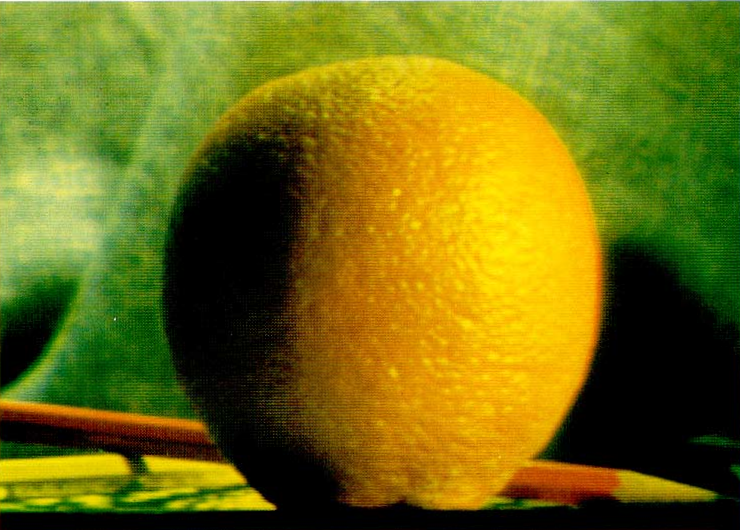
//> input picture Multiband_blending/burt_orange.png, 740 x 530 px
$ ./VisionOpenCVHW1   (built with g++ and OpenCV 4)
//> lines starting //> are read from the running program, lines starting //| are printed output that depends on the picture; after the words box and inside, x2 and y2 are one past the last pixel; in counts of white or black regions, pixels touching at a corner belong together
// VisionOpenCVHW1.cpp : 이 파일에는 'main' 함수가 포함됩니다. 거기서 프로그램 실행이 시작되고 종료됩니다.
//

#include <opencv2/highgui.hpp>
#include <opencv2/imgproc.hpp>
#include <opencv2/core.hpp>
#include <vector>
#include <math.h>

using namespace cv;
using namespace std;
//burt_mask.png
const int PYR_LEVEL = 10;
vector<Mat> buildGaussianPyramid(const Mat &src) {
    vector<Mat> GaussianPyramid(PYR_LEVEL);
    GaussianPyramid[0] = src;
    for (auto i = 1; i < PYR_LEVEL; i++) {
        pyrDown(GaussianPyramid[i-1], GaussianPyramid[i]);
    }
    return GaussianPyramid;
}
// [10 lines of commented-out code are left out]
vector<Mat> buildLaplacianPyramid(const Mat& src) {
    vector<Mat> Pyramid(PYR_LEVEL);
    Pyramid[0] = src;
    for (auto i = 1; i < PYR_LEVEL; i++) {
        Mat temp;
        pyrDown(Pyramid[i-1], Pyramid[i]);  //가우시안 블러 하고 이미지 줄이기
        pyrUp(Pyramid[i], temp, Pyramid[i - 1].size() ); // 키우고 원본(src)에서 뺸다,,,?
        Pyramid[i-1] -= temp; // 원래 소스에서 빼는과정
    }
    return Pyramid;
}

Mat reconstruct(const std::vector<Mat>& Pyramid){  //피라미드로 나뉜 이미지를 합쳐서 원본으로 만듬
    Mat Out=Pyramid.back(); // 제일 낮은부분부터 더해서 올라감
    //끝에잇는거부터 두배 키워서 더하고 , 또 두배키워서 더하고,,,
    for (int i = int(Pyramid.size()) - 2;  i >= 0; i--) {
        pyrUp(Out, Out, Pyramid[i].size());
        Out += Pyramid[i];
    }
    return Out;
}

int main(int argc, const char *argv[])
{
    Mat orange = imread("D:/burt_orange.png");
//> orange is the input picture: 530 rows x 740 cols, CV_8UC3; mean B, G, R 17.5, 109.8, 113.1
    Mat mask = imread("D:/burt_mask.png");
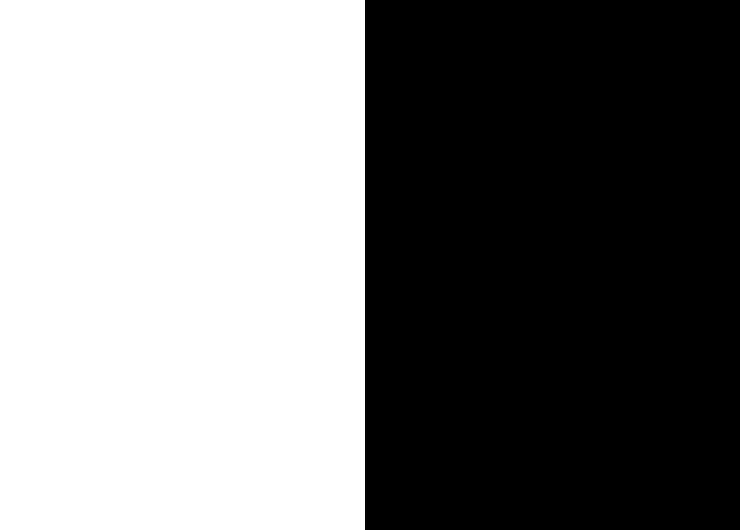
//> input picture Multiband_blending/burt_mask.png, 740 x 530 px
//> mask is the input picture: 530 rows x 740 cols, CV_8UC3; 49.3% white; 1 white region, box (x1, y1, x2, y2) and area: (0, 0, 365, 530) 193450
    Mat apple = imread("D:/burt_apple.png");
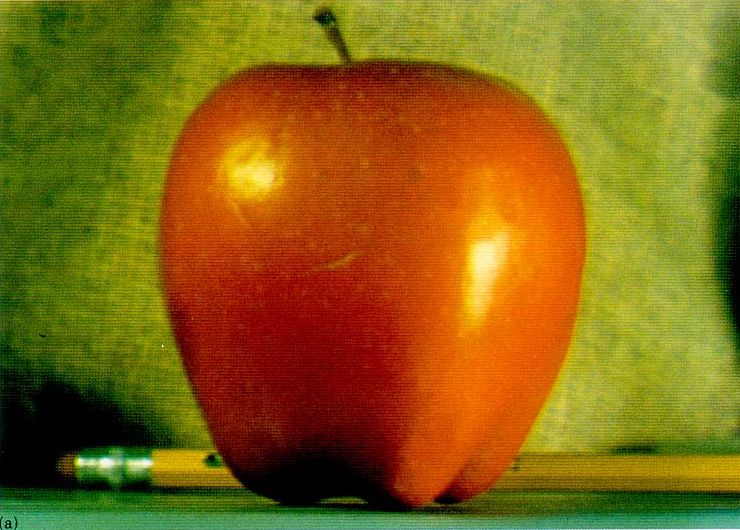
//> input picture Multiband_blending/burt_apple.png, 740 x 530 px
//> apple is the input picture: 530 rows x 740 cols, CV_8UC3; mean B, G, R 18.5, 101.2, 133.6
    Mat orangesrc;    //
    Mat applesrc;
    Mat masksrc;
    Mat masksrc2;

    mask.convertTo(masksrc, CV_32F, 1 / 255.f);
    mask.convertTo(masksrc2, CV_32F, 1 / 255.f);
    orange.convertTo(orangesrc, CV_32F, 1 / 255.f);
    apple.convertTo(applesrc, CV_32F, 1 / 255.f);
    flip(masksrc, masksrc2, 1); // mask를 뒤집어서 mask2를 만듬
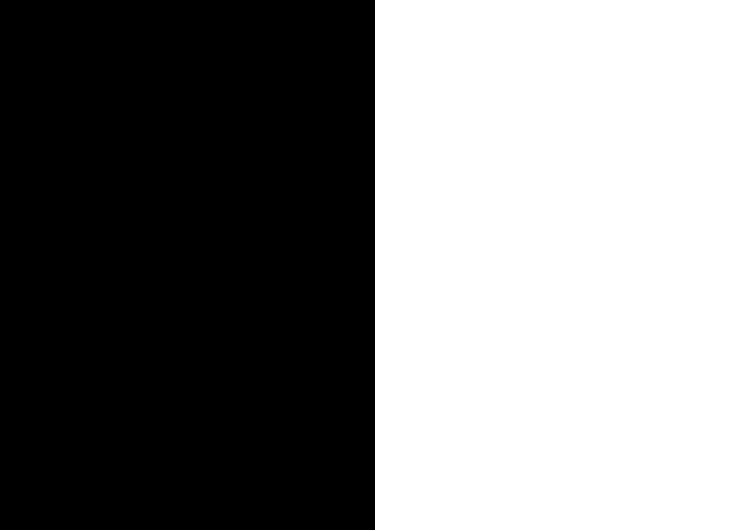
//> masksrc2: 530 rows x 740 cols, CV_32FC3; values 0 (black) and 1 (white), 49.3% white; 1 white region, box (x1, y1, x2, y2) and area: (375, 0, 740, 530) 193450

    vector<Mat>OLPyramid = buildLaplacianPyramid(orangesrc); // Orange img Lapalcian
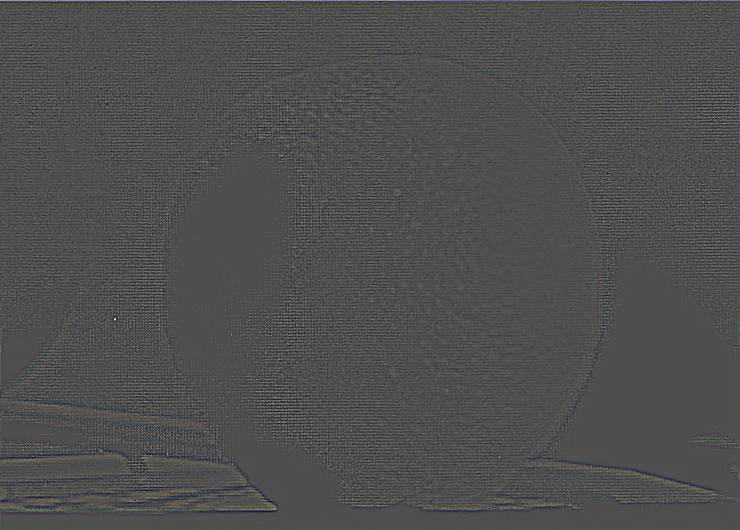
//> orangesrc: 530 rows x 740 cols, CV_32FC3; mean B, G, R 0.000245, 0.000111, 0.000156; drawn with min black and max white
    vector<Mat>GPyramid = buildGaussianPyramid(masksrc);  // mask img Gaussian
    vector<Mat>G2Pyramid = buildGaussianPyramid(masksrc2); // flipped mask img Gaussian
    vector<Mat>ALPyramid = buildLaplacianPyramid(applesrc); // Apple img Laplacian
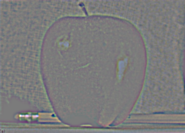
//> ALPyramid[2]: 133 rows x 185 cols, CV_32FC3; mean B, G, R 0.000189, 1.14e-05, 8.31e-05; drawn with min black and max white
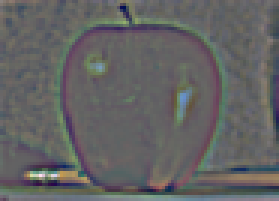
//> ALPyramid[3]: 67 rows x 93 cols, CV_32FC3 (shown 3 times larger); mean B, G, R 0.000585, 0.000259, 0.000272; drawn with min black and max white
    vector<Mat>output;

    for (auto i = 0; i < ALPyramid.size(); i++) {
        multiply(ALPyramid[i], GPyramid[i], ALPyramid[i]);
        //imshow("apple" + to_string(i), ALPyramid[i] + Scalar(0.5, 0.5, 0.5));
        multiply(OLPyramid[i], G2Pyramid[i], OLPyramid[i]);
        //imshow("apple2" + to_string(i), OLPyramid[i] + Scalar(0.5, 0.5, 0.5));
        add(OLPyramid[i], ALPyramid[i], OLPyramid[i]);
        //imshow("apple" + to_string(i), OLPyramid[i]+ ((i<OLPyramid.size()-1)?Scalar(0.5, 0.5, 0.5):Scalar(0)) ); // Scalar 값은 이미지의 음수 부분이 보이게 하기위해 넣음 RGB값,
    }
//> this loop made 10 passes
    Mat res = reconstruct(OLPyramid); // orange + apple
//> the loop in reconstruct, `for (int i = int(Pyramid.size()) - 2;  i >= 0; i--)` made 9 passes
//> after the loop in reconstruct, `for (int i = int(Pyramid.size()) - 2;  i >= 0; i--)`:
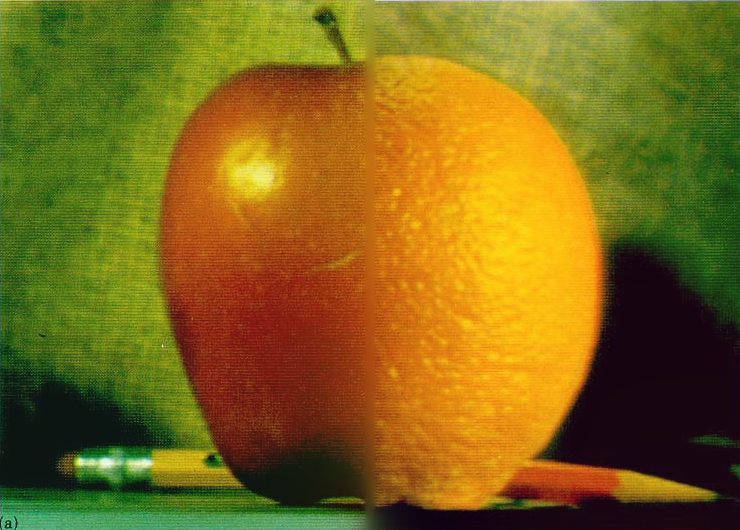
//> Out: 530 rows x 740 cols, CV_32FC3; mean B, G, R 0.0358, 0.376, 0.474; drawn with min black and max white
    //Mat res2 = reconstruct(ALPyramid);
    imshow("res", res);
    //imshow("res2", res2);
    waitKey();
    return 0;
}
